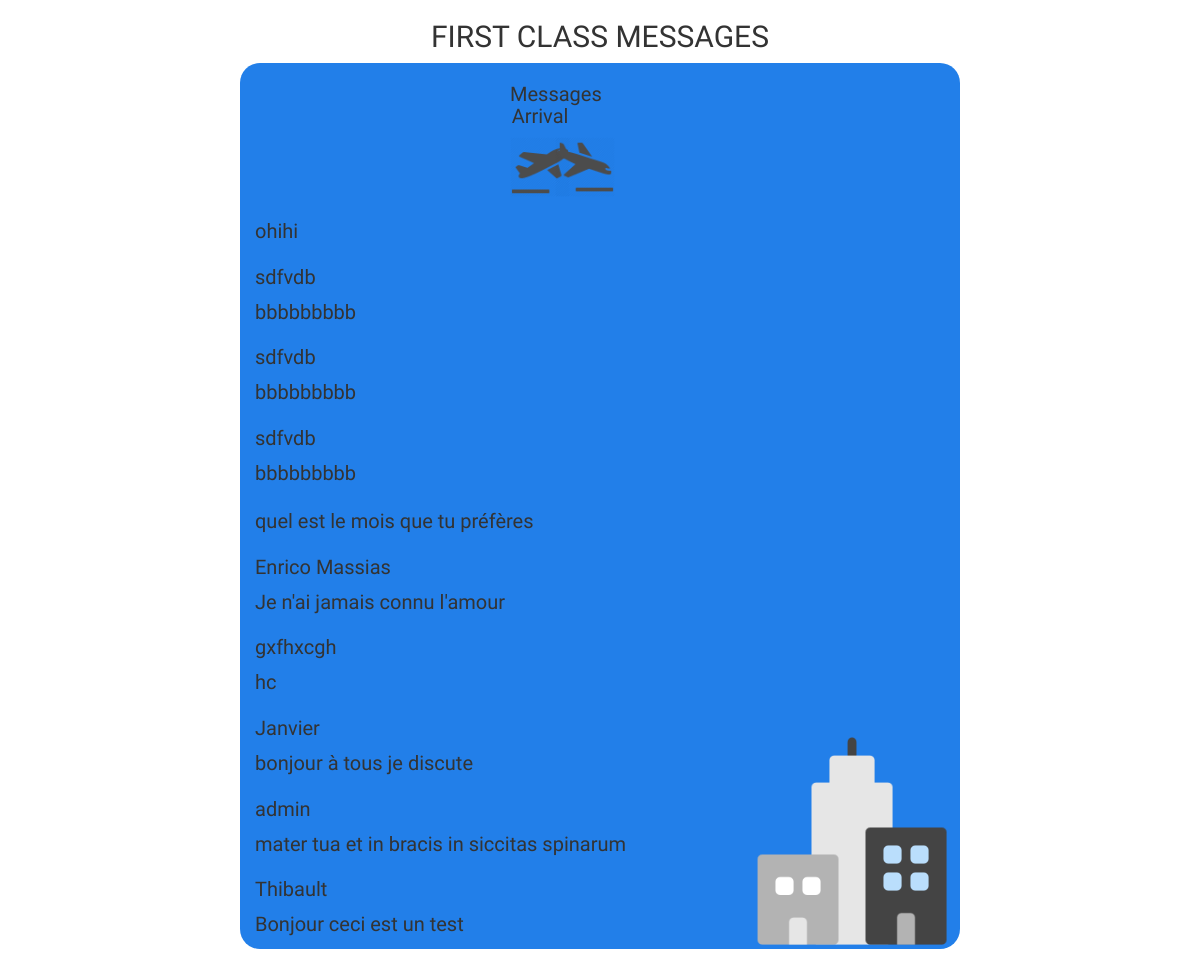
The page /view.php on the database its author committed.
### tables this page shows
CREATE TABLE `messages` (
  `id` int(5) NOT NULL,
  `auteur` varchar(100) NOT NULL,
  `texte` text NOT NULL,
  `date` timestamp NOT NULL DEFAULT CURRENT_TIMESTAMP
);

### model.php (called while the page is built, shortened)
<?php
function getMessages(){
    $bdd = new PDO('mysql:host=localhost;dbname=app_messages', 'root', 'u1wj99cv');
    $messages = $bdd->query('select * from messages order by id desc');
    return $messages;
}

### view.php (the view, shortened to what this page needs)
<?php
    require "model.php";
 ?>
<!DOCTYPE html>
<html>
    <head>
        <link rel="stylesheet" type="text/css" href="../bower_components/bootstrap/dist/css/bootstrap.min.css" />
        <link rel="stylesheet" type="text/css" href="css/appli_message.css" />
    </head>
    <body>
        <div class="container titre">
            <h1>FIRST CLASS MESSAGES</h1>
        </div>
        <div class="container-fluid corps">
            <div class="row">
                <div class="col-md-offset-4 col-md-2 col-sm-12 col-xs-12">
                    <div class="titre">
                        <div class="col-md-12">
                            <h2>
                                Messages Arrival
                            </h2>
                        </div>
                        <div class="col-md-6">
                            <a href="form.php">
                                <img src="../media/take-off.png" alt="" height="60px">
                            </a>
                        </div>
                        <div class="col-md-6">
                            <a href="view.php">
                                <img src="../media/landing.png" alt="" height="60px">
                            </a>
                        </div>
                    </div>
                </div>
                <div class="col-md-12 messages">
                    <?php
                    $messages = getMessages();
                       foreach ($messages as $message) {
                           ?>
                           <h2><?php echo $message['auteur'] ?></h2>
                           <p><?php echo $message['texte'] ?></p>
                           <?php
                       }
                     ?>
                </div>
            </div>
        </div>
    </body>
</html>

### css/appli_message.css (style rules this page uses)
h1 { font-size: 30px; font-family: "Modak", cursive; }
h2 { font-family: "Modak", cursive; font-size: 20px; }
p { font-family: "Handlee", cursive; font-size: 20px; }
.corps { margin-bottom: 15%; margin-left: 20%; margin-right: 20%; border-radius: 20px; max-width: 60%; background-color: #227FE9; height: auto; background-image: url("../../media/ville.png"); background-repeat: no-repeat; background-size: 30%; background-position: bottom right; }
.titre { text-align: center; }

### rows shown on the page
messages: texte "ohihi"
messages: auteur "sdfvdb", texte "bbbbbbbbb"
messages: auteur "sdfvdb", texte "bbbbbbbbb"
messages: auteur "sdfvdb", texte "bbbbbbbbb"
messages: texte "quel est le mois que tu préfères"
messages: auteur "Enrico Massias", texte "Je n'ai jamais connu l'amour"
messages: auteur "gxfhxcgh", texte "hc"
messages: auteur "Janvier", texte "bonjour à tous je discute"
messages: auteur "admin", texte "mater tua et in bracis in siccitas spinarum"
messages: auteur "Thibault", texte "Bonjour ceci est un test"
